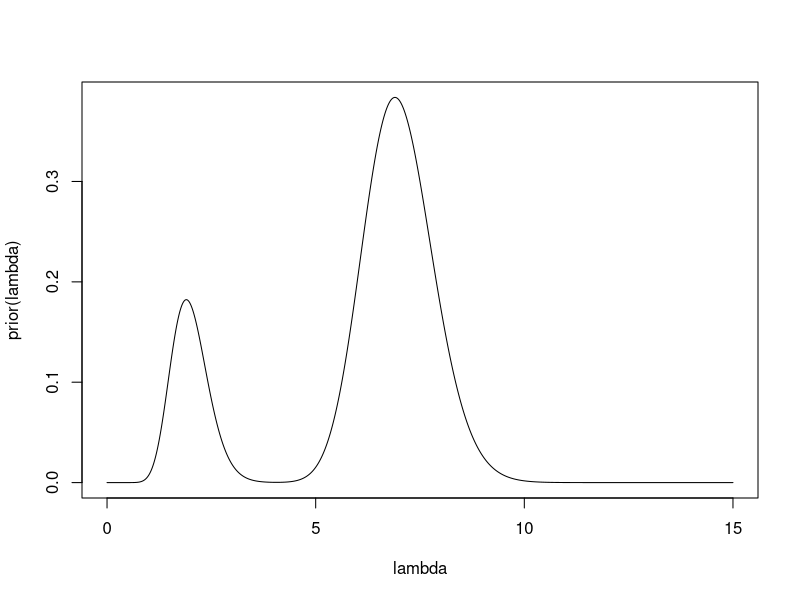
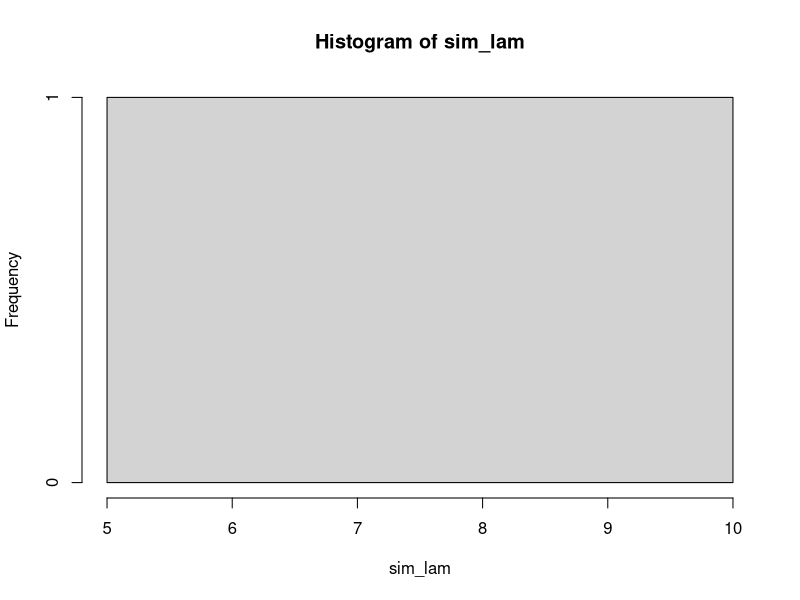

R code for these plots, in order: (Note: this script raises an error after producing the figures.)
a1 <- 20
b1 <- 10
a2 <- 70
b2 <- 10
w <- 0.2
y <- 3

prior <- function (lambda){
  w*dgamma(lambda, a1, b1) + (1-w)*dgamma(lambda,a2,b2)
}

integrate (prior, 0, Inf)

lambda <- seq(from = 0, to = 15, by = 0.01)
prior_dens <- prior(lambda)

plot(lambda, prior(lambda), type = 'l')

# sample from prior
coin <- rbinom(n = 1, size = 1, prob = w)
if (coin == 1){
  lam <- rgamma(n = 1, shape = a1, rate = b1)
} else {
  lam <- rgamma(n = 1, shape = a2, rate = b2)
}

sample_prior <- function(nsim = 1e4, seed = 42){
  set.seed(42)
  lam <- c()
  
  for (i in 1:nsim){
    coin <- rbinom(n = 1, size = 1, prob = w)
    if (coin == 1){
      lam <- rgamma(n = 1, shape = a1, rate = b1)
    } else {
      lam <- rgamma(n = 1, shape = a2, rate = b2)
    }
  }
  
  return (lam)
}

sim_lam <- sample_prior()
hist(sim_lam)

wpost <- function(y, w, a1, b1, a2, b2){
  num <- w*dbinom(y, mu = a1/b1, size = b1)
  den <- num + (1-w)*dnbinom(y, mu = a2/b2, size = b2)
  return (num/den)
}
wstar <- wpost(y, w, a1, b1, a2, b2)

posterior <- function(lam){
  wstar* dgamma(lam, shape = a1+y, rate = b1+1)+
    (1-wstar)*dgamma(lam, shape =a2+y, size = b2 +1)
}

integrate(posterior, 0, Inf)
